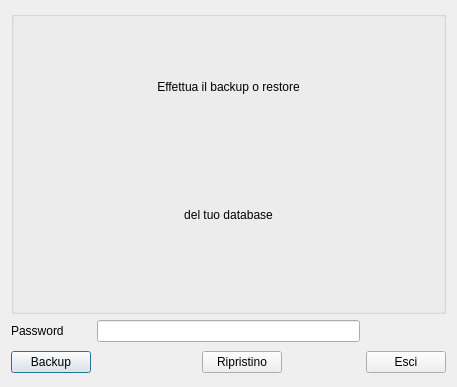
<?xml version="1.0" encoding="UTF-8"?>
<ui version="4.0">
 <class>db_bk_rs</class>
 <widget class="QDialog" name="db_bk_rs">
  <property name="windowModality">
   <enum>Qt::WindowModal</enum>
  </property>
  <property name="geometry">
   <rect>
    <x>0</x>
    <y>0</y>
    <width>457</width>
    <height>387</height>
   </rect>
  </property>
  <property name="sizePolicy">
   <sizepolicy hsizetype="Expanding" vsizetype="Expanding">
    <horstretch>0</horstretch>
    <verstretch>0</verstretch>
   </sizepolicy>
  </property>
  <property name="windowTitle">
   <string>Backup e ripristino database</string>
  </property>
  <property name="windowIcon">
   <iconset resource="images.qrc">
    <normaloff>:/images/svn-commit.png</normaloff>:/images/svn-commit.png</iconset>
  </property>
  <layout class="QGridLayout" name="gridLayout">
   <item row="0" column="0" colspan="5">
    <widget class="QGroupBox" name="groupBox">
     <property name="sizePolicy">
      <sizepolicy hsizetype="Expanding" vsizetype="Expanding">
       <horstretch>0</horstretch>
       <verstretch>0</verstretch>
      </sizepolicy>
     </property>
     <property name="title">
      <string/>
     </property>
     <layout class="QGridLayout" name="gridLayout_2">
      <item row="2" column="1" colspan="3">
       <widget class="QLabel" name="label_3">
        <property name="text">
         <string>del tuo database</string>
        </property>
        <property name="alignment">
         <set>Qt::AlignCenter</set>
        </property>
       </widget>
      </item>
      <item row="1" column="1" colspan="3">
       <widget class="QLabel" name="label_4">
        <property name="text">
         <string>Effettua il backup o restore</string>
        </property>
        <property name="alignment">
         <set>Qt::AlignCenter</set>
        </property>
       </widget>
      </item>
      <item row="2" column="0">
       <spacer name="horizontalSpacer_5">
        <property name="orientation">
         <enum>Qt::Horizontal</enum>
        </property>
        <property name="sizeHint" stdset="0">
         <size>
          <width>40</width>
          <height>20</height>
         </size>
        </property>
       </spacer>
      </item>
      <item row="3" column="0">
       <spacer name="horizontalSpacer_3">
        <property name="orientation">
         <enum>Qt::Horizontal</enum>
        </property>
        <property name="sizeHint" stdset="0">
         <size>
          <width>40</width>
          <height>20</height>
         </size>
        </property>
       </spacer>
      </item>
      <item row="2" column="4">
       <spacer name="horizontalSpacer_6">
        <property name="orientation">
         <enum>Qt::Horizontal</enum>
        </property>
        <property name="sizeHint" stdset="0">
         <size>
          <width>40</width>
          <height>20</height>
         </size>
        </property>
       </spacer>
      </item>
      <item row="3" column="4">
       <spacer name="horizontalSpacer_4">
        <property name="orientation">
         <enum>Qt::Horizontal</enum>
        </property>
        <property name="sizeHint" stdset="0">
         <size>
          <width>40</width>
          <height>20</height>
         </size>
        </property>
       </spacer>
      </item>
      <item row="3" column="2">
       <widget class="QLabel" name="label">
        <property name="sizePolicy">
         <sizepolicy hsizetype="Fixed" vsizetype="Fixed">
          <horstretch>0</horstretch>
          <verstretch>0</verstretch>
         </sizepolicy>
        </property>
        <property name="text">
         <string/>
        </property>
        <property name="pixmap">
         <pixmap resource="../initdb/images.qrc">:/images/backup_restor.png</pixmap>
        </property>
        <property name="scaledContents">
         <bool>false</bool>
        </property>
       </widget>
      </item>
     </layout>
    </widget>
   </item>
   <item row="2" column="1">
    <spacer name="horizontalSpacer">
     <property name="orientation">
      <enum>Qt::Horizontal</enum>
     </property>
     <property name="sizeHint" stdset="0">
      <size>
       <width>99</width>
       <height>28</height>
      </size>
     </property>
    </spacer>
   </item>
   <item row="2" column="0">
    <widget class="QPushButton" name="bak_but">
     <property name="text">
      <string>Backup</string>
     </property>
     <property name="icon">
      <iconset resource="../initdb/images.qrc">
       <normaloff>:/images/vcs_add.png</normaloff>:/images/vcs_add.png</iconset>
     </property>
    </widget>
   </item>
   <item row="2" column="3">
    <spacer name="horizontalSpacer_2">
     <property name="orientation">
      <enum>Qt::Horizontal</enum>
     </property>
     <property name="sizeHint" stdset="0">
      <size>
       <width>70</width>
       <height>20</height>
      </size>
     </property>
    </spacer>
   </item>
   <item row="2" column="2">
    <widget class="QPushButton" name="ripr_but">
     <property name="text">
      <string>Ripristino</string>
     </property>
     <property name="icon">
      <iconset resource="images.qrc">
       <normaloff>:/images/svn-commit.png</normaloff>:/images/svn-commit.png</iconset>
     </property>
    </widget>
   </item>
   <item row="2" column="4">
    <widget class="QPushButton" name="chiudi">
     <property name="text">
      <string>Esci</string>
     </property>
     <property name="icon">
      <iconset resource="../initdb/images.qrc">
       <normaloff>:/images/dialog-close.png</normaloff>:/images/dialog-close.png</iconset>
     </property>
    </widget>
   </item>
   <item row="1" column="0">
    <widget class="QLabel" name="label_2">
     <property name="text">
      <string>Password</string>
     </property>
    </widget>
   </item>
   <item row="1" column="4">
    <spacer name="horizontalSpacer_7">
     <property name="orientation">
      <enum>Qt::Horizontal</enum>
     </property>
     <property name="sizeHint" stdset="0">
      <size>
       <width>40</width>
       <height>20</height>
      </size>
     </property>
    </spacer>
   </item>
   <item row="1" column="1" colspan="3">
    <widget class="QLineEdit" name="password"/>
   </item>
  </layout>
 </widget>
 <resources>
  <include location="../initdb/images.qrc"/>
  <include location="images.qrc"/>
 </resources>
 <connections/>
</ui>
